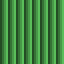

Below is a game level as drawn by its tile map, then a one-line description and the .tmx file that defines it, in full:
An orthogonal 8x8 tile map with 8x8 px tiles, 4 tile layers (frame00, frame00_pal, frame01, frame01_pal), 2 tilesets.

<map version="1.10" tiledversion="1.10.2" orientation="orthogonal" renderorder="right-down" width="8" height="8" tilewidth="8" tileheight="8" infinite="0" nextlayerid="5" nextobjectid="1">
 <tileset firstgid="1" name="tiles" tilewidth="8" tileheight="8" tilecount="768" columns="16">
  <image source="scene7.png" width="128" height="384" />
 </tileset>
 <tileset firstgid="769" name="palettes" tilewidth="8" tileheight="8" tilecount="8" columns="8">
  <image source="../screen/palettes.png" width="64" height="8" />
 </tileset>
 <layer id="1" name="frame00" width="8" height="8">
  <data encoding="csv">
229,237,245,253,0,0,0,0,
230,238,246,254,0,0,0,0,
0,0,0,0,0,0,0,0,
0,0,0,0,0,0,0,0,
0,0,0,0,0,0,0,0,
0,0,0,0,0,0,0,0,
0,0,0,0,0,0,0,0,
0,0,0,0,0,0,0,0
  </data>
 </layer>
 <layer id="2" name="frame00_pal" width="8" height="8">
  <data encoding="csv">
770,770,770,770,0,0,0,0,
770,770,770,770,0,0,0,0,
0,0,0,0,0,0,0,0,
0,0,0,0,0,0,0,0,
0,0,0,0,0,0,0,0,
0,0,0,0,0,0,0,0,
0,0,0,0,0,0,0,0,
0,0,0,0,0,0,0,0
  </data>
 </layer>
 <layer id="3" name="frame01" width="8" height="8">
  <data encoding="csv">
257,265,273,281,289,297,305,313,
258,266,274,282,290,298,306,314,
259,267,275,283,291,299,307,315,
260,268,276,284,292,300,308,316,
261,269,277,285,293,301,309,317,
262,270,278,286,294,302,310,318,
263,271,279,287,295,303,311,319,
264,272,280,288,296,304,312,320
  </data>
 </layer>
 <layer id="4" name="frame01_pal" width="8" height="8">
  <data encoding="csv">
771,771,771,771,771,771,771,771,
771,771,771,771,771,771,771,771,
771,771,771,771,771,771,771,771,
771,771,771,771,771,771,771,771,
771,771,771,771,771,771,771,771,
771,771,771,771,771,771,771,771,
771,771,771,771,771,771,771,771,
771,771,771,771,771,771,771,771
  </data>
 </layer>
</map>
